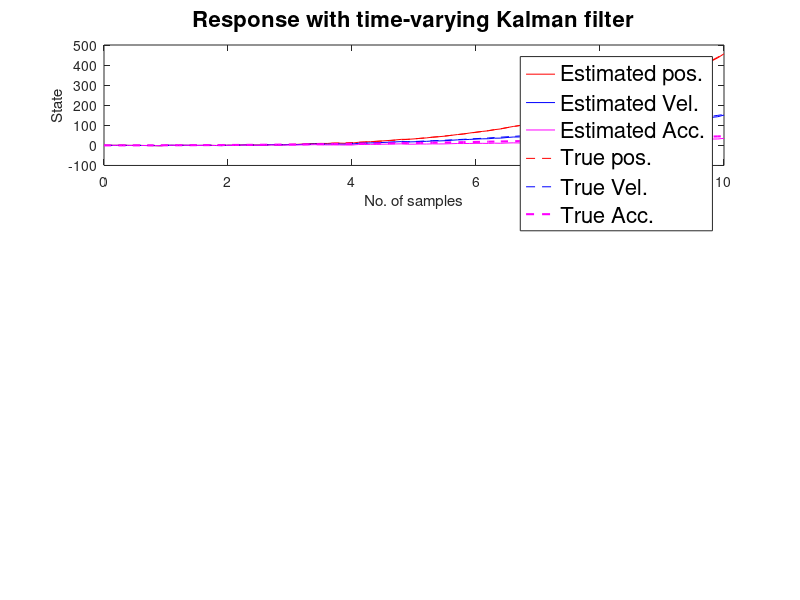

MATLAB code to generate this figure: (Note: this script raises an error after producing the figure.)
clear all
clc

%% Define system parameters
rng(10, 'twister')
delta_t = 0.1;
t = (0 : delta_t : 10)';
u = sin(t/10);
A = [1         0         0         delta_t   0         0         delta_t/2 0         0;
     0         1         0         0         delta_t   0         0         delta_t/2 0;
     0         0         1         0         0         delta_t   0         0         delta_t/2;
     0         0         0         1         0         0         delta_t   0         0;
     0         0         0         0         1         0         0         delta_t   0;
     0         0         0         0         0         1         0         0         delta_t;
     0         0         0         0         0         0         1         0         0;
     0         0         0         0         0         0         0         1         0;
     0         0         0         0         0         0         0         0         1;]; % 狀態轉移矩陣
B = [0;
     0;
     0;
     0;
     0;
     0;
     1;
     1;
     1;]; % 控制矩陣
C = [1 0 0 0 0 0 0 0 0;
     0 1 0 0 0 0 0 0 0;
     0 0 1 0 0 0 0 0 0;]; % 觀察矩陣
D = 0; % 不討論 Y 的控制矩陣

%% System
System = ss(A,B,C,D,-1);

%% True state
x0 =[0 0 0 0 0 0 0 0 0];
[Y_True, Time_Step, X_True] = lsim(System,u);

%%  Create the measurement
R = 5;
R_Measurement = sqrt(R)*randn(length(t),1); % R = 測量noise
Y_Measurement = lsim(System,u) + R_Measurement;

%% Initialization
P = eye(9);
X_KF(:,1) = [0;
             0;
             0;
             0;
             0;
             0;
             0;
             0;
             0;];

Y_KF = zeros(length(t),3);

%% Kalman filter iteration
for i=(1:length(t)-1)
    % Prediction
    X_KF(:,i+1)= A*X_KF(:,i);
    
    Q = 5;
    Q_Prediction = sqrt(Q)*randn(length(t),1); % Q = 預測noise
    P = A*P*A' + abs(eye(9)*Q_Prediction(i));
    
    K = P*C'/(C*P*C'+abs(R_Measurement(i+1)));
    
    X_KF(:,i+1) = X_KF(:,i+1) + K*(Y_Measurement(i+1,:)'-C*X_KF(:,i+1));
    
    P = (eye(9)-K*C)*P;   

    Y_KF(i+1,:) = C*X_KF(:,i+1);
end

%% Cumulative error
Y_Measurement_Cumulative  = [0];
Y_KF_Cumulative = [0];
for i=(1:length(Y_True))
    Y_Measurement_Cumulative(1,i+1) = abs(Y_True(i,1)-Y_Measurement(i,1)) + Y_Measurement_Cumulative(1,i);
    Y_KF_Cumulative(1,i+1) = abs(Y_True(i,1)-Y_KF(i,1)) + Y_KF_Cumulative(1,i);
end

%% Generate plots
subplot(311), plot(t, X_KF(1,1:length(t)), 'r', t, X_KF(4,1:length(t)), 'b', t,X_KF(7,1:length(t)), 'm',...
                   t, X_True(1:length(t),1), 'r--', t, X_True(1:length(t),4), 'b--', t, X_True(1:length(t),7), 'm--', 'LineWidth',1.5);
title('Response with time-varying Kalman filter','FontSize', 16);
xlabel('No. of samples'), ylabel('State')
legend ('Estimated pos.','Estimated Vel.','Estimated Acc.',...
        'True pos.','True Vel.','True Acc.','FontSize', 16);
ax = gca;
ax.XAxis.FontSize = 16;
ax.YAxis.FontSize = 16;

subplot(312), plot(t,Y_True(1:length(t),1)-Y_Measurement(1:length(t),1),'b',t,Y_True(1:length(t),1)-Y_KF(1:length(t),1),'r--', 'LineWidth',2),
xlabel('No. of samples'), ylabel('Error')
legend ('Measurement Error', 'KF Error','FontSize', 16);
ax = gca;
ax.XAxis.FontSize = 16;
ax.YAxis.FontSize = 16;

subplot(313), plot(t,Y_Measurement_Cumulative(1,1:length(t)),'b',t,Y_KF_Cumulative(1,1:length(t)),'r--', 'LineWidth',2),
xlabel('No. of samples'), ylabel('Cumulative Error')
legend ('Measurement Error', 'KF Error','FontSize', 16);
ax = gca;
ax.XAxis.FontSize = 16;
ax.YAxis.FontSize = 16;